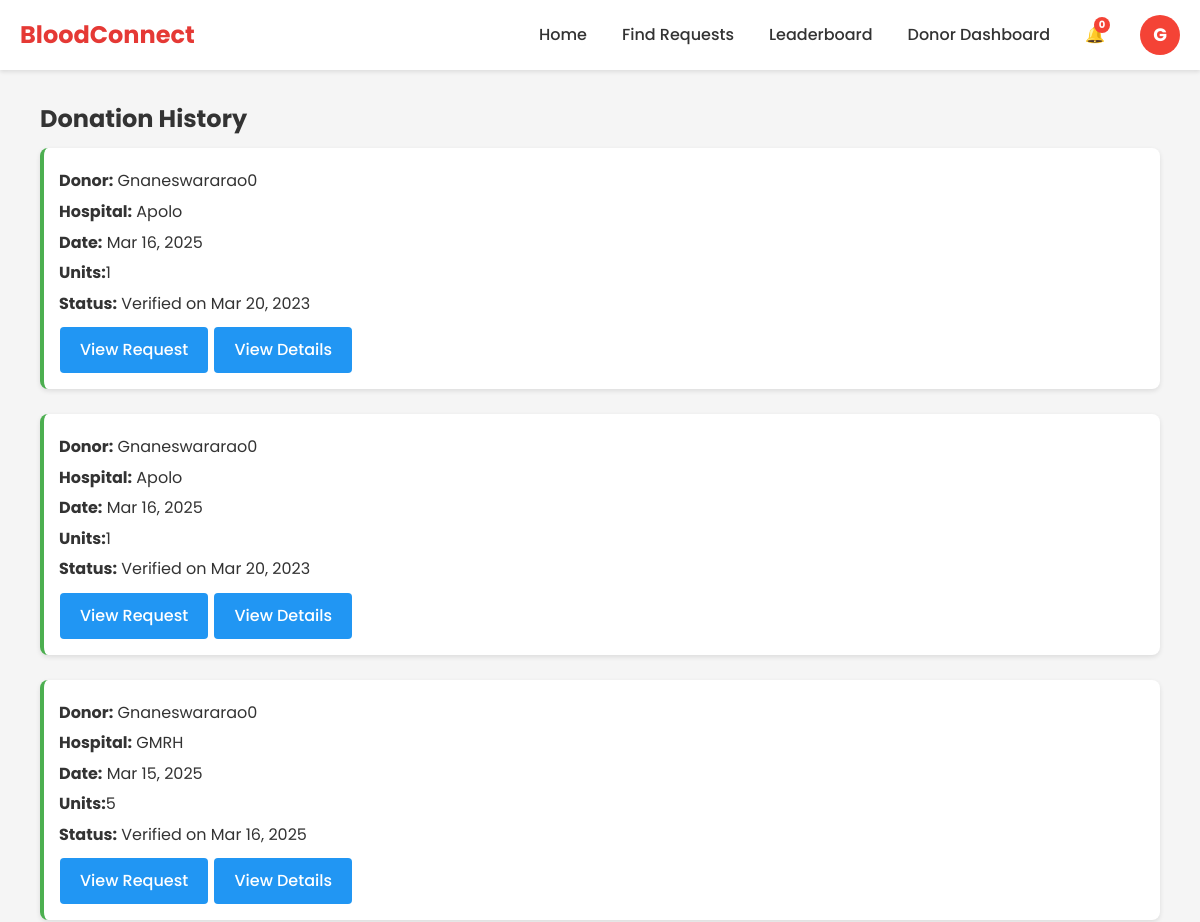
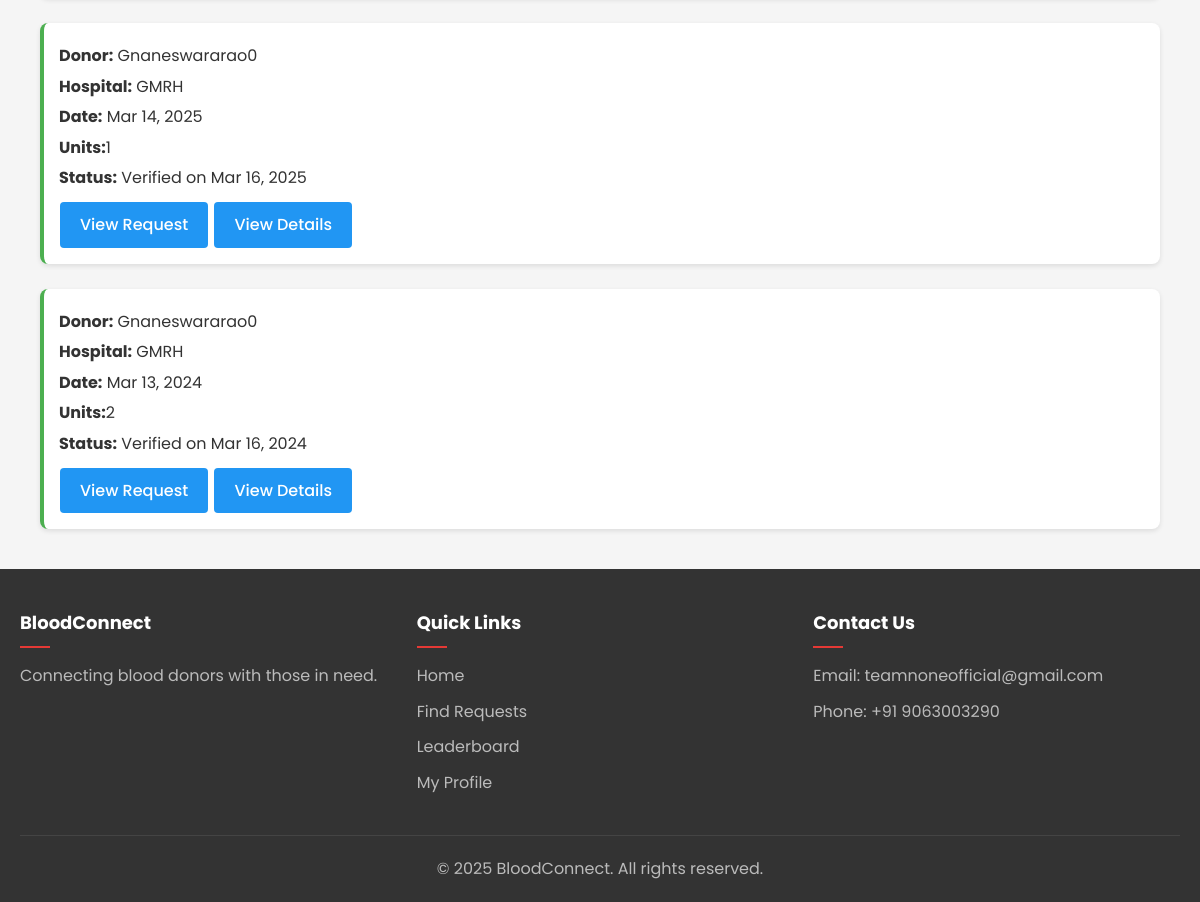
Page /donations/history/ (signed in) on the committed database (2 pictures, top to bottom).
### accounts/models.py (models this page shows, shortened)
class User(AbstractUser):
    USER_TYPES = (
        ('regular', 'Regular User'),
        ('donor', 'Blood Donor'),
        ('admin', 'Administrator'),
        ('ngo', 'NGO'),
    )
    user_type = models.CharField(max_length=10, choices=USER_TYPES, default='regular')
    phone_number = models.CharField(max_length=15, blank=True)
    address = models.TextField(blank=True)
    profile_picture = models.ImageField(upload_to='profile_pics/', blank=True, null=True)

### donations/models.py (models this page shows, shortened)
class Donation(models.Model):
    donor = models.ForeignKey(User, on_delete=models.CASCADE, related_name='donations')
    blood_request = models.ForeignKey(BloodRequest, on_delete=models.CASCADE, related_name='donations', null=True, blank=True)
    donation_date = models.DateTimeField(default=timezone.now)
    units = models.PositiveIntegerField(default=1)
    hospital = models.CharField(max_length=255)
    verified_by = models.ForeignKey(User, on_delete=models.SET_NULL, null=True, blank=True, related_name='verified_donations')
    verification_date = models.DateTimeField(null=True, blank=True)

### donations/views.py (the view, shortened to what this page needs)
# urls.py: path('history/', views.donation_history, name='donation_history'),
@login_required
def donation_history(request):
    if request.user.user_type == 'donor':
        donations = Donation.objects.filter(donor=request.user).order_by('-donation_date')
    else:
        messages.error(request, 'You do not have permission to view donation history.')
        return redirect('home')
    context = {
        'donations': donations,
    }
    return render(request, 'donations/donation_history.html', context)

### templates/donations/donation_history.html (shortened to what this page needs)
{% extends "base.html" %}
{% load static %}
{% block content %}
<div class="container">
    <h2 class="text-center">Donation History</h2>
    {% if donations %}
        <div class="donation-list">
            {% for donation in donations %}
                <div class="donation-item {% if donation.verification_date %}verified{% else %}pending{% endif %}">
                    <div class="donation-details">
                        <p><strong>Donor:</strong> {{ donation.donor.username }}</p>
                        <p><strong>Hospital:</strong> {{ donation.hospital }}</p>
                        <p><strong>Date:</strong> {{ donation.donation_date|date:"M d, Y" }}</p>
                        <p><strong>Units:</strong>{{donation.units}}</p>
                        {% if donation.verification_date %}
                            <p class="text-success"><strong>Status:</strong> Verified on {{ donation.verification_date|date:"M d, Y" }}</p>
                        {% else %}
                            <p class="text-warning"><strong>Status:</strong> Pending Verification</p>
                        {% endif %}
                        <div class="donation-actions">{% if donation.blood_request %} <a href="{% url 'view_request' donation.blood_request.id %}" class="btn-secondary">View Request</a>{% endif %}
                            <a href="{% url 'donation_detail' donation.id %}" class="btn-secondary">View Details</a>
                        </div>
                    </div>
                </div>
            {% endfor %}
        </div>
    {% else %}
        <p class="no-results text-center">No donations found.</p>
    {% endif %}
</div>
{% endblock %}

### templates/base.html (shortened to what this page needs)
<!DOCTYPE html>
<html lang="en">
<head>
    <link rel="stylesheet" href="/static/css/styles.css">
</head>
<body>
    <header class="main-header">
        <div class="container">
            <div class="logo">
                <a href="{% url 'home' %}">
                    <h1>BloodConnect</h1>
                </a>
            </div>
            <nav class="main-nav">
                <ul>
                    <li><a href="{% url 'home' %}">Home</a></li>
                    <li><a href="{% url 'search_requests' %}">Find Requests</a></li>
                    <li><a href="{% url 'leaderboard' %}">Leaderboard</a></li>
                    {% if user.is_authenticated %}
                        {% if user.user_type == 'donor' %}
                            <li><a href="{% url 'donor_dashboard' %}">Donor Dashboard</a></li>
                        {% endif %}
                        <li class="notification-icon">
                            <a href="{% url 'notifications' %}">
                                <span class="icon">🔔</span>
                                <span class="notification-count" id="notification-count">0</span>
                            </a>
                        </li>
                        <li class="dropdown">
                            <div class="user-avatar" id="userDropdown">
                                {{ user.username|first }}
                            </div>
                        </li>
                    {% else %}
                        <li><a href="{% url 'login' %}">Login</a></li>
                        <li><a style="color: white;" href="{% url 'register' %}" class="btn-primary">Register</a></li>
                    {% endif %}
                </ul>
            </nav>
        </div>
    </header>
    <main class="main-content">
        <div class="container">
            {% block content %}{% endblock %}
        </div>
    </main>
    <footer class="main-footer">
        <div class="container">
            <div class="footer-content">
                <div class="footer-section">
                    <h3>BloodConnect</h3>
                    <p>Connecting blood donors with those in need.</p>
                </div>
                <div class="footer-section">
                    <h3>Quick Links</h3>
                    <ul>
                        <li><a href="{% url 'home' %}">Home</a></li>
                        <li><a href="{% url 'search_requests' %}">Find Requests</a></li>
                        <li><a href="{% url 'leaderboard' %}">Leaderboard</a></li>
                        {% if user.is_authenticated %}
                            <li><a href="{% url 'user_profile' user.username%}">My Profile</a></li>
                        {% endif %}
                    </ul>
                </div>
                <div class="footer-section">
                    <h3>Contact Us</h3>
                    <p>Email: teamnoneofficial@gmail.com</p>
                    <p>Phone: +91 9063003290</p>
                </div>
            </div>
            <div class="footer-bottom">
                <p>&copy; {% now "Y" %} BloodConnect. All rights reserved.</p>
            </div>
        </div>
    </footer>
</body>
</html>

### static/css/styles.css (style rules this page uses)
:root { --primary-color: #e53935; --primary-dark: #c62828; --primary-light: #ef5350; --secondary-color: #2196f3; --secondary-dark: #1976d2; --secondary-light: #64b5f6; --text-color: #333333; --text-light: #757575; --background-color: #f5f5f5; --card-color: #ffffff; --border-color: #e0e0e0; --success-color: #4caf50; --warning-color: #ff9800; --danger-color: #f44336; --info-color: #2196f3; }
* { margin: 0; padding: 0; box-sizing: border-box; }
body { font-family: 'Poppins', sans-serif; line-height: 1.6; color: var(--text-color); background-color: var(--background-color); }
.container { width: 100%; max-width: 1200px; margin: 0 auto; padding: 0 20px; }
a { text-decoration: none; color: var(--primary-color); transition: color 0.3s ease; }
ul { list-style: none; }
.btn-primary, .btn-secondary, .btn-text { display: inline-block; padding: 10px 20px; border-radius: 4px; font-weight: 500; text-align: center; cursor: pointer; transition: all 0.3s ease; margin:1px; }
.btn-secondary { background-color: var(--secondary-color); color: white; border: none; }
.main-header { background-color: var(--card-color); box-shadow: 0 2px 4px rgba(0, 0, 0, 0.1); position: sticky; top: 0; z-index: 100; }
.main-header .container { display: flex; justify-content: space-between; align-items: center; padding: 15px 20px; }
.logo h1 { font-size: 24px; font-weight: 700; color: var(--primary-color); }
.main-nav ul { display: flex; align-items: center; }
.main-nav li { margin-left: 20px; }
.main-nav a { color: var(--text-color); font-weight: 500; }
.dropdown { position: relative; }
.notification-icon { position: relative; }
.notification-count { position: absolute; top: -5px; right: -5px; background-color: var(--danger-color); color: white; font-size: 10px; font-weight: bold; width: 16px; height: 16px; border-radius: 50%; display: flex; align-items: center; justify-content: center; }
.main-content { padding: 30px 0; min-height: calc(100vh - 70px - 200px); }
.donation-list { margin-top: 10px; }
.donation-item { display: flex; align-items: center; justify-content: space-between; background: #fff; padding: 10px; border-radius: 8px; box-shadow: 0px 2px 5px rgba(0, 0, 0, 0.1); margin-bottom: 10px; }
.request-list, .donation-list { display: flex; flex-direction: column; gap: 15px; }
.main-footer { background-color: #333; color: white; padding: 40px 0 20px; }
.footer-content { display: grid; grid-template-columns: repeat(auto-fit, minmax(200px, 1fr)); gap: 30px; margin-bottom: 30px; }
.footer-section h3 { font-size: 18px; margin-bottom: 15px; position: relative; padding-bottom: 10px; }
.footer-section h3::after { content: ''; position: absolute; bottom: 0; left: 0; width: 30px; height: 2px; background-color: var(--primary-color); }
.footer-section p { margin-bottom: 10px; color: #bbb; }
.footer-section ul li { margin-bottom: 10px; }
.footer-section ul li a { color: #bbb; }
.footer-bottom { text-align: center; padding-top: 20px; border-top: 1px solid #444; color: #bbb; }

### templates/donations/donation_history.html (style rules this page uses)
.donation-list { margin-top: 10px; background-color:inherit; border: none; box-shadow: none; }
.donation-item { display: flex; justify-content: space-between; align-items: center; padding: 15px; background-color: white; border-radius: 8px; border-left: 4px solid var(--primary-color); margin-bottom: 10px; }
.donation-item.verified { border-left-color: var(--success-color); }
.donation-details p { margin: 5px 0; }
.donation-actions { margin-top: 10px; }

### templates/base.html (style rules this page uses)
.main-nav ul { display: flex; align-items: center; gap: 15px; }
.user-avatar { width: 40px; height: 40px; border-radius: 50%; background-color: #f44336; color: white; display: flex; align-items: center; justify-content: center; font-size: 18px; font-weight: bold; text-transform: uppercase; cursor: pointer; }
.dropdown { position: relative; display: inline-block; }

### rows in the picture
User: username|first "G"
Donation: donor.username "Gnaneswararao0", hospital "Apolo", donation_date "Mar 16, 2025", units "1", verification_date "Mar 20, 2023", shows "View Request"
Donation: donor.username "Gnaneswararao0", hospital "Apolo", donation_date "Mar 16, 2025", units "1", verification_date "Mar 20, 2023", shows "View Request"
Donation: donor.username "Gnaneswararao0", hospital "GMRH", donation_date "Mar 15, 2025", units "5", verification_date "Mar 16, 2025", shows "View Request"
Donation: donor.username "Gnaneswararao0", hospital "GMRH", donation_date "Mar 14, 2025", units "1", verification_date "Mar 16, 2025", shows "View Request"
Donation: donor.username "Gnaneswararao0", hospital "GMRH", donation_date "Mar 13, 2024", units "2", verification_date "Mar 16, 2024", shows "View Request"
